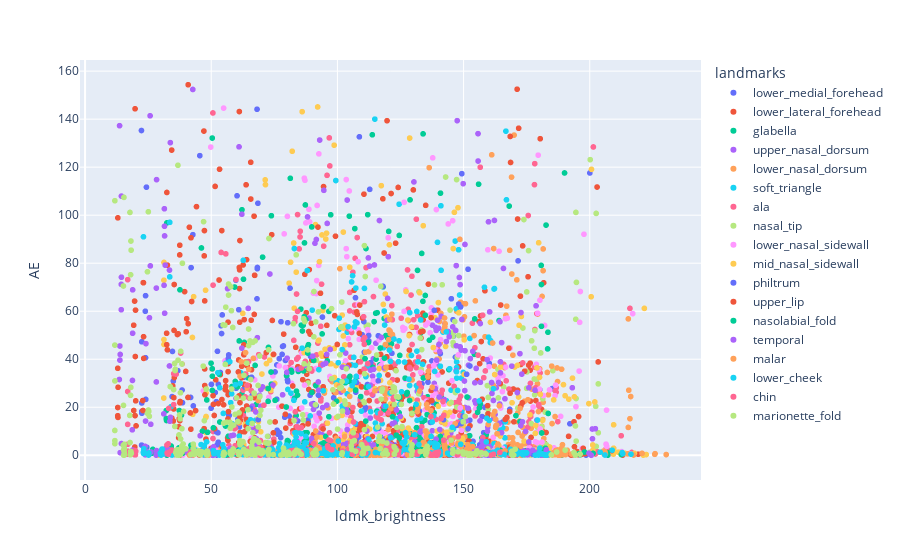

The notebook cell saved with this chart:
### Code cell
import plotly.express as px
# plot roi_brightness on x axis with the MAE on y axis, color coded by landmarks
fig = px.scatter(df, x='ldmk_brightness', y='AE', color='landmarks', hover_data=['landmarks'])
fig.show()

### Figure 1 — Plotly figure (JSON) as saved in the notebook; plotly's stock layout.template omitted (floating-point values rounded to 4 significant figures; data arrays with more than 128 entries replaced by an {"elided": "..."} marker saying what was removed)
{"data": [{"customdata": {"elided": "180x1 str values"}, "hovertemplate": "landmarks=%{customdata[0]}<br>ldmk_brightness=%{x}<br>AE=%{y}<extra></extra>", "legendgroup": "lower_medial_forehead", "marker": {"color": "#636efa", "symbol": "circle"}, "mode": "markers", "name": "lower_medial_forehead", "showlegend": true, "type": "scattergl", "x": {"elided": "180 float values"}, "xaxis": "x", "y": {"elided": "180 float values"}, "yaxis": "y"}, {"customdata": {"elided": "360x1 str values"}, "hovertemplate": "landmarks=%{customdata[0]}<br>ldmk_brightness=%{x}<br>AE=%{y}<extra></extra>", "legendgroup": "lower_lateral_forehead", "marker": {"color": "#EF553B", "symbol": "circle"}, "mode": "markers", "name": "lower_lateral_forehead", "showlegend": true, "type": "scattergl", "x": {"elided": "360 float values"}, "xaxis": "x", "y": {"elided": "360 float values"}, "yaxis": "y"}, {"customdata": {"elided": "180x1 str values"}, "hovertemplate": "landmarks=%{customdata[0]}<br>ldmk_brightness=%{x}<br>AE=%{y}<extra></extra>", "legendgroup": "glabella", "marker": {"color": "#00cc96", "symbol": "circle"}, "mode": "markers", "name": "glabella", "showlegend": true, "type": "scattergl", "x": {"elided": "180 float values"}, "xaxis": "x", "y": {"elided": "180 float values"}, "yaxis": "y"}, {"customdata": {"elided": "180x1 str values"}, "hovertemplate": "landmarks=%{customdata[0]}<br>ldmk_brightness=%{x}<br>AE=%{y}<extra></extra>", "legendgroup": "upper_nasal_dorsum", "marker": {"color": "#ab63fa", "symbol": "circle"}, "mode": "markers", "name": "upper_nasal_dorsum", "showlegend": true, "type": "scattergl", "x": {"elided": "180 float values"}, "xaxis": "x", "y": {"elided": "180 float values"}, "yaxis": "y"}, {"customdata": {"elided": "180x1 str values"}, "hovertemplate": "landmarks=%{customdata[0]}<br>ldmk_brightness=%{x}<br>AE=%{y}<extra></extra>", "legendgroup": "lower_nasal_dorsum", "marker": {"color": "#FFA15A", "symbol": "circle"}, "mode": "markers", "name": "lower_nasal_dorsum", "showlegend": true, "type": "scattergl", "x": {"elided": "180 float values"}, "xaxis": "x", "y": {"elided": "180 float values"}, "yaxis": "y"}, {"customdata": {"elided": "180x1 str values"}, "hovertemplate": "landmarks=%{customdata[0]}<br>ldmk_brightness=%{x}<br>AE=%{y}<extra></extra>", "legendgroup": "soft_triangle", "marker": {"color": "#19d3f3", "symbol": "circle"}, "mode": "markers", "name": "soft_triangle", "showlegend": true, "type": "scattergl", "x": {"elided": "180 float values"}, "xaxis": "x", "y": {"elided": "180 float values"}, "yaxis": "y"}, {"customdata": {"elided": "360x1 str values"}, "hovertemplate": "landmarks=%{customdata[0]}<br>ldmk_brightness=%{x}<br>AE=%{y}<extra></extra>", "legendgroup": "ala", "marker": {"color": "#FF6692", "symbol": "circle"}, "mode": "markers", "name": "ala", "showlegend": true, "type": "scattergl", "x": {"elided": "360 float values"}, "xaxis": "x", "y": {"elided": "360 float values"}, "yaxis": "y"}, {"customdata": {"elided": "180x1 str values"}, "hovertemplate": "landmarks=%{customdata[0]}<br>ldmk_brightness=%{x}<br>AE=%{y}<extra></extra>", "legendgroup": "nasal_tip", "marker": {"color": "#B6E880", "symbol": "circle"}, "mode": "markers", "name": "nasal_tip", "showlegend": true, "type": "scattergl", "x": {"elided": "180 float values"}, "xaxis": "x", "y": {"elided": "180 float values"}, "yaxis": "y"}, {"customdata": {"elided": "360x1 str values"}, "hovertemplate": "landmarks=%{customdata[0]}<br>ldmk_brightness=%{x}<br>AE=%{y}<extra></extra>", "legendgroup": "lower_nasal_sidewall", "marker": {"color": "#FF97FF", "symbol": "circle"}, "mode": "markers", "name": "lower_nasal_sidewall", "showlegend": true, "type": "scattergl", "x": {"elided": "360 float values"}, "xaxis": "x", "y": {"elided": "360 float values"}, "yaxis": "y"}, {"customdata": {"elided": "360x1 str values"}, "hovertemplate": "landmarks=%{customdata[0]}<br>ldmk_brightness=%{x}<br>AE=%{y}<extra></extra>", "legendgroup": "mid_nasal_sidewall", "marker": {"color": "#FECB52", "symbol": "circle"}, "mode": "markers", "name": "mid_nasal_sidewall", "showlegend": true, "type": "scattergl", "x": {"elided": "360 float values"}, "xaxis": "x", "y": {"elided": "360 float values"}, "yaxis": "y"}, {"customdata": {"elided": "180x1 str values"}, "hovertemplate": "landmarks=%{customdata[0]}<br>ldmk_brightness=%{x}<br>AE=%{y}<extra></extra>", "legendgroup": "philtrum", "marker": {"color": "#636efa", "symbol": "circle"}, "mode": "markers", "name": "philtrum", "showlegend": true, "type": "scattergl", "x": {"elided": "180 float values"}, "xaxis": "x", "y": {"elided": "180 float values"}, "yaxis": "y"}, {"customdata": {"elided": "360x1 str values"}, "hovertemplate": "landmarks=%{customdata[0]}<br>ldmk_brightness=%{x}<br>AE=%{y}<extra></extra>", "legendgroup": "upper_lip", "marker": {"color": "#EF553B", "symbol": "circle"}, "mode": "markers", "name": "upper_lip", "showlegend": true, "type": "scattergl", "x": {"elided": "360 float values"}, "xaxis": "x", "y": {"elided": "360 float values"}, "yaxis": "y"}, {"customdata": {"elided": "360x1 str values"}, "hovertemplate": "landmarks=%{customdata[0]}<br>ldmk_brightness=%{x}<br>AE=%{y}<extra></extra>", "legendgroup": "nasolabial_fold", "marker": {"color": "#00cc96", "symbol": "circle"}, "mode": "markers", "name": "nasolabial_fold", "showlegend": true, "type": "scattergl", "x": {"elided": "360 float values"}, "xaxis": "x", "y": {"elided": "360 float values"}, "yaxis": "y"}, {"customdata": {"elided": "360x1 str values"}, "hovertemplate": "landmarks=%{customdata[0]}<br>ldmk_brightness=%{x}<br>AE=%{y}<extra></extra>", "legendgroup": "temporal", "marker": {"color": "#ab63fa", "symbol": "circle"}, "mode": "markers", "name": "temporal", "showlegend": true, "type": "scattergl", "x": {"elided": "360 float values"}, "xaxis": "x", "y": {"elided": "360 float values"}, "yaxis": "y"}, {"customdata": {"elided": "360x1 str values"}, "hovertemplate": "landmarks=%{customdata[0]}<br>ldmk_brightness=%{x}<br>AE=%{y}<extra></extra>", "legendgroup": "malar", "marker": {"color": "#FFA15A", "symbol": "circle"}, "mode": "markers", "name": "malar", "showlegend": true, "type": "scattergl", "x": {"elided": "360 float values"}, "xaxis": "x", "y": {"elided": "360 float values"}, "yaxis": "y"}, {"customdata": {"elided": "360x1 str values"}, "hovertemplate": "landmarks=%{customdata[0]}<br>ldmk_brightness=%{x}<br>AE=%{y}<extra></extra>", "legendgroup": "lower_cheek", "marker": {"color": "#19d3f3", "symbol": "circle"}, "mode": "markers", "name": "lower_cheek", "showlegend": true, "type": "scattergl", "x": {"elided": "360 float values"}, "xaxis": "x", "y": {"elided": "360 float values"}, "yaxis": "y"}, {"customdata": {"elided": "180x1 str values"}, "hovertemplate": "landmarks=%{customdata[0]}<br>ldmk_brightness=%{x}<br>AE=%{y}<extra></extra>", "legendgroup": "chin", "marker": {"color": "#FF6692", "symbol": "circle"}, "mode": "markers", "name": "chin", "showlegend": true, "type": "scattergl", "x": {"elided": "180 float values"}, "xaxis": "x", "y": {"elided": "180 float values"}, "yaxis": "y"}, {"customdata": {"elided": "360x1 str values"}, "hovertemplate": "landmarks=%{customdata[0]}<br>ldmk_brightness=%{x}<br>AE=%{y}<extra></extra>", "legendgroup": "marionette_fold", "marker": {"color": "#B6E880", "symbol": "circle"}, "mode": "markers", "name": "marionette_fold", "showlegend": true, "type": "scattergl", "x": {"elided": "360 float values"}, "xaxis": "x", "y": {"elided": "360 float values"}, "yaxis": "y"}], "layout": {"legend": {"title": {"text": "landmarks"}, "tracegroupgap": 0}, "margin": {"t": 60}, "xaxis": {"anchor": "y", "domain": [0, 1], "title": {"text": "ldmk_brightness"}}, "yaxis": {"anchor": "x", "domain": [0, 1], "title": {"text": "AE"}}}}
